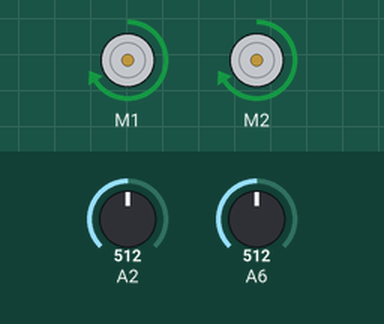
Simulated run of this sketch. Board: Arduino Uno, built with avr-gcc and run on an emulated ATmega328P. Parts: 2 × DC motor (green arrow = forward, orange = backward, longer = faster). The test bench sets the inputs (shaded band); at power-on: A2 = 512, A6 = 512. What the sketch prints to the serial monitor is not drawn.

Above: at 1.2 s.
1.3 s: A2 set to 793
2.8 s: A2 set to 824
At 3.7 s:
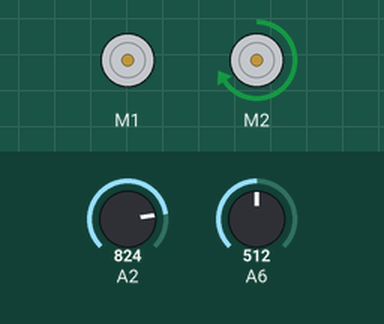
4.3 s: A2 set to 122
At 4.8 s:
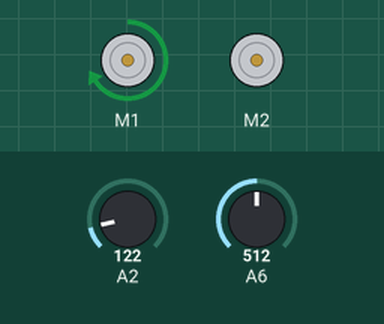
5.8 s: A2 set to 202
7.3 s: A2 set to 231
At 8.4 s:
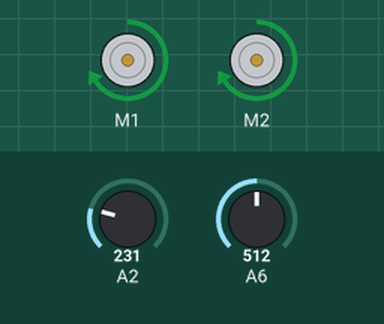
Timing chart, 0 to 10.3 s (numbered marks = the images above; inputs shaded):
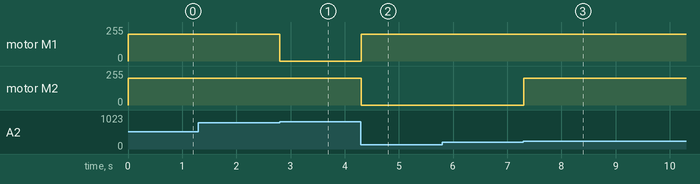

Measured:
- the behaviour switches between 811 and 812 on A2 (found by bisection; images 0 and 1)
- the behaviour switches between 212 and 213 on A2 (found by bisection; images 2 and 3)
- after the input at 2.8 s, motor M1: forward 199/255 → stopped at once
- after the input at 4.3 s, motor M1: stopped → forward 199/255 at once; motor M2: forward 199/255 → stopped at once
- after the input at 7.3 s, motor M2: stopped → forward 199/255 at once

The sketch:

redbot_line_follower_two_sensors.ino
```cpp
/************************************************************************
 * RedBot line follower using two sensors
 * ----------------------------------------
 *
 * This is a simple script to make a RedBot follow a dark line
 * using two line sensors
 *
 * You should set the lineContrast depending on the perceived contrast
 * between the line and the surface.
 *
 * Tip: place the sensors as close to the surface as possible
 ************************************************************************/

#include <RedBot.h>

RedBotMotor motor;

RedBotSensor lSen = RedBotSensor(2);
RedBotSensor rSen = RedBotSensor(6);

const int mainSpeed    = 200;
const int lineContrast = 300;

void setup() {
  Serial.begin(57600);
  Serial.println("Hello world!");
}

void loop() {
  if (detectedContrast() < lineContrast) {
    goStraight();
  }
  else if (lSen.read() > rSen.read()) {
    turnLeft();
  }
  else {
    turnRight();
  }
}

int detectedContrast() {
  return abs(lSen.read() - rSen.read());
}

void goStraight() {
  Serial.println("STRAIGHT");
  motor.drive(mainSpeed);
}

void turnLeft() {
  Serial.println("LEFT!!!");
  motor.leftStop();
  motor.rightDrive(mainSpeed);
}

void turnRight() {
  Serial.println("RIGHT!!!");
  motor.rightStop();
  motor.leftDrive(mainSpeed);
}
```
